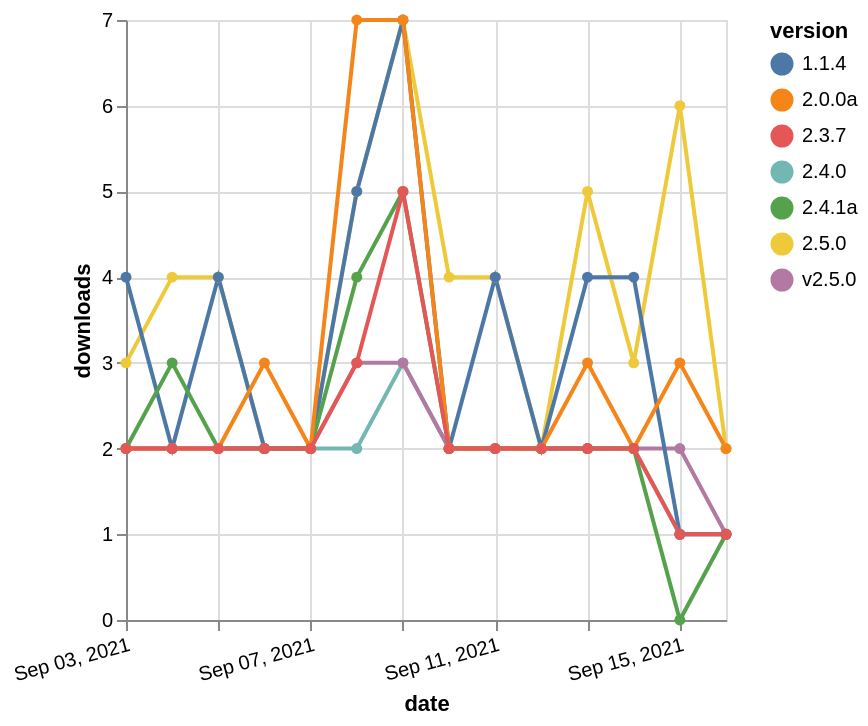

Write the Vega-Lite specification saved for this chart.
### Vega-Lite specification from a JSON file in a GitHub repository (floating-point values rounded to 4 significant figures)
{"$schema": "https://vega.github.io/schema/vega-lite/v5.json", "description": "A simple bar chart with embedded data.", "data": {"values": [{"date": "2021-09-03", "total": 2410, "delta": 2, "version": "2.4.0"}, {"date": "2021-09-04", "total": 2412, "delta": 2, "version": "2.4.0"}, {"date": "2021-09-05", "total": 2414, "delta": 2, "version": "2.4.0"}, {"date": "2021-09-06", "total": 2416, "delta": 2, "version": "2.4.0"}, {"date": "2021-09-07", "total": 2418, "delta": 2, "version": "2.4.0"}, {"date": "2021-09-08", "total": 2420, "delta": 2, "version": "2.4.0"}, {"date": "2021-09-09", "total": 2423, "delta": 3, "version": "2.4.0"}, {"date": "2021-09-10", "total": 2425, "delta": 2, "version": "2.4.0"}, {"date": "2021-09-11", "total": 2427, "delta": 2, "version": "2.4.0"}, {"date": "2021-09-12", "total": 2429, "delta": 2, "version": "2.4.0"}, {"date": "2021-09-13", "total": 2431, "delta": 2, "version": "2.4.0"}, {"date": "2021-09-14", "total": 2433, "delta": 2, "version": "2.4.0"}, {"date": "2021-09-15", "total": 2434, "delta": 1, "version": "2.4.0"}, {"date": "2021-09-16", "total": 2435, "delta": 1, "version": "2.4.0"}, {"date": "2021-09-03", "total": 1445, "delta": 2, "version": "v2.5.0"}, {"date": "2021-09-04", "total": 1447, "delta": 2, "version": "v2.5.0"}, {"date": "2021-09-05", "total": 1449, "delta": 2, "version": "v2.5.0"}, {"date": "2021-09-06", "total": 1451, "delta": 2, "version": "v2.5.0"}, {"date": "2021-09-07", "total": 1453, "delta": 2, "version": "v2.5.0"}, {"date": "2021-09-08", "total": 1456, "delta": 3, "version": "v2.5.0"}, {"date": "2021-09-09", "total": 1459, "delta": 3, "version": "v2.5.0"}, {"date": "2021-09-10", "total": 1461, "delta": 2, "version": "v2.5.0"}, {"date": "2021-09-11", "total": 1463, "delta": 2, "version": "v2.5.0"}, {"date": "2021-09-12", "total": 1465, "delta": 2, "version": "v2.5.0"}, {"date": "2021-09-13", "total": 1467, "delta": 2, "version": "v2.5.0"}, {"date": "2021-09-14", "total": 1469, "delta": 2, "version": "v2.5.0"}, {"date": "2021-09-15", "total": 1471, "delta": 2, "version": "v2.5.0"}, {"date": "2021-09-16", "total": 1472, "delta": 1, "version": "v2.5.0"}, {"date": "2021-09-03", "total": 2844, "delta": 3, "version": "2.5.0"}, {"date": "2021-09-04", "total": 2848, "delta": 4, "version": "2.5.0"}, {"date": "2021-09-05", "total": 2852, "delta": 4, "version": "2.5.0"}, {"date": "2021-09-06", "total": 2854, "delta": 2, "version": "2.5.0"}, {"date": "2021-09-07", "total": 2856, "delta": 2, "version": "2.5.0"}, {"date": "2021-09-08", "total": 2861, "delta": 5, "version": "2.5.0"}, {"date": "2021-09-09", "total": 2868, "delta": 7, "version": "2.5.0"}, {"date": "2021-09-10", "total": 2872, "delta": 4, "version": "2.5.0"}, {"date": "2021-09-11", "total": 2876, "delta": 4, "version": "2.5.0"}, {"date": "2021-09-12", "total": 2878, "delta": 2, "version": "2.5.0"}, {"date": "2021-09-13", "total": 2883, "delta": 5, "version": "2.5.0"}, {"date": "2021-09-14", "total": 2886, "delta": 3, "version": "2.5.0"}, {"date": "2021-09-15", "total": 2892, "delta": 6, "version": "2.5.0"}, {"date": "2021-09-16", "total": 2894, "delta": 2, "version": "2.5.0"}, {"date": "2021-09-03", "total": 3088, "delta": 4, "version": "1.1.4"}, {"date": "2021-09-04", "total": 3090, "delta": 2, "version": "1.1.4"}, {"date": "2021-09-05", "total": 3094, "delta": 4, "version": "1.1.4"}, {"date": "2021-09-06", "total": 3096, "delta": 2, "version": "1.1.4"}, {"date": "2021-09-07", "total": 3098, "delta": 2, "version": "1.1.4"}, {"date": "2021-09-08", "total": 3103, "delta": 5, "version": "1.1.4"}, {"date": "2021-09-09", "total": 3110, "delta": 7, "version": "1.1.4"}, {"date": "2021-09-10", "total": 3112, "delta": 2, "version": "1.1.4"}, {"date": "2021-09-11", "total": 3116, "delta": 4, "version": "1.1.4"}, {"date": "2021-09-12", "total": 3118, "delta": 2, "version": "1.1.4"}, {"date": "2021-09-13", "total": 3122, "delta": 4, "version": "1.1.4"}, {"date": "2021-09-14", "total": 3126, "delta": 4, "version": "1.1.4"}, {"date": "2021-09-15", "total": 3127, "delta": 1, "version": "1.1.4"}, {"date": "2021-09-16", "total": 3128, "delta": 1, "version": "1.1.4"}, {"date": "2021-09-03", "total": 3250, "delta": 2, "version": "2.4.1a"}, {"date": "2021-09-04", "total": 3253, "delta": 3, "version": "2.4.1a"}, {"date": "2021-09-05", "total": 3255, "delta": 2, "version": "2.4.1a"}, {"date": "2021-09-06", "total": 3257, "delta": 2, "version": "2.4.1a"}, {"date": "2021-09-07", "total": 3259, "delta": 2, "version": "2.4.1a"}, {"date": "2021-09-08", "total": 3263, "delta": 4, "version": "2.4.1a"}, {"date": "2021-09-09", "total": 3268, "delta": 5, "version": "2.4.1a"}, {"date": "2021-09-10", "total": 3270, "delta": 2, "version": "2.4.1a"}, {"date": "2021-09-11", "total": 3272, "delta": 2, "version": "2.4.1a"}, {"date": "2021-09-12", "total": 3274, "delta": 2, "version": "2.4.1a"}, {"date": "2021-09-13", "total": 3276, "delta": 2, "version": "2.4.1a"}, {"date": "2021-09-14", "total": 3278, "delta": 2, "version": "2.4.1a"}, {"date": "2021-09-15", "total": 3278, "delta": 0, "version": "2.4.1a"}, {"date": "2021-09-16", "total": 3279, "delta": 1, "version": "2.4.1a"}, {"date": "2021-09-03", "total": 3126, "delta": 2, "version": "2.0.0a"}, {"date": "2021-09-04", "total": 3128, "delta": 2, "version": "2.0.0a"}, {"date": "2021-09-05", "total": 3130, "delta": 2, "version": "2.0.0a"}, {"date": "2021-09-06", "total": 3133, "delta": 3, "version": "2.0.0a"}, {"date": "2021-09-07", "total": 3135, "delta": 2, "version": "2.0.0a"}, {"date": "2021-09-08", "total": 3142, "delta": 7, "version": "2.0.0a"}, {"date": "2021-09-09", "total": 3149, "delta": 7, "version": "2.0.0a"}, {"date": "2021-09-10", "total": 3151, "delta": 2, "version": "2.0.0a"}, {"date": "2021-09-11", "total": 3153, "delta": 2, "version": "2.0.0a"}, {"date": "2021-09-12", "total": 3155, "delta": 2, "version": "2.0.0a"}, {"date": "2021-09-13", "total": 3158, "delta": 3, "version": "2.0.0a"}, {"date": "2021-09-14", "total": 3160, "delta": 2, "version": "2.0.0a"}, {"date": "2021-09-15", "total": 3163, "delta": 3, "version": "2.0.0a"}, {"date": "2021-09-16", "total": 3165, "delta": 2, "version": "2.0.0a"}, {"date": "2021-09-03", "total": 3986, "delta": 2, "version": "2.3.7"}, {"date": "2021-09-04", "total": 3988, "delta": 2, "version": "2.3.7"}, {"date": "2021-09-05", "total": 3990, "delta": 2, "version": "2.3.7"}, {"date": "2021-09-06", "total": 3992, "delta": 2, "version": "2.3.7"}, {"date": "2021-09-07", "total": 3994, "delta": 2, "version": "2.3.7"}, {"date": "2021-09-08", "total": 3997, "delta": 3, "version": "2.3.7"}, {"date": "2021-09-09", "total": 4002, "delta": 5, "version": "2.3.7"}, {"date": "2021-09-10", "total": 4004, "delta": 2, "version": "2.3.7"}, {"date": "2021-09-11", "total": 4006, "delta": 2, "version": "2.3.7"}, {"date": "2021-09-12", "total": 4008, "delta": 2, "version": "2.3.7"}, {"date": "2021-09-13", "total": 4010, "delta": 2, "version": "2.3.7"}, {"date": "2021-09-14", "total": 4012, "delta": 2, "version": "2.3.7"}, {"date": "2021-09-15", "total": 4013, "delta": 1, "version": "2.3.7"}, {"date": "2021-09-16", "total": 4014, "delta": 1, "version": "2.3.7"}]}, "width": "container", "mark": {"type": "line", "point": {"filled": true}}, "encoding": {"x": {"field": "date", "type": "temporal", "timeUnit": "yearmonthdate", "title": "date", "axis": {"labelAngle": -15}}, "y": {"field": "delta", "type": "quantitative", "title": "downloads"}, "color": {"field": "version", "type": "nominal"}, "tooltip": {"field": "delta"}}}
